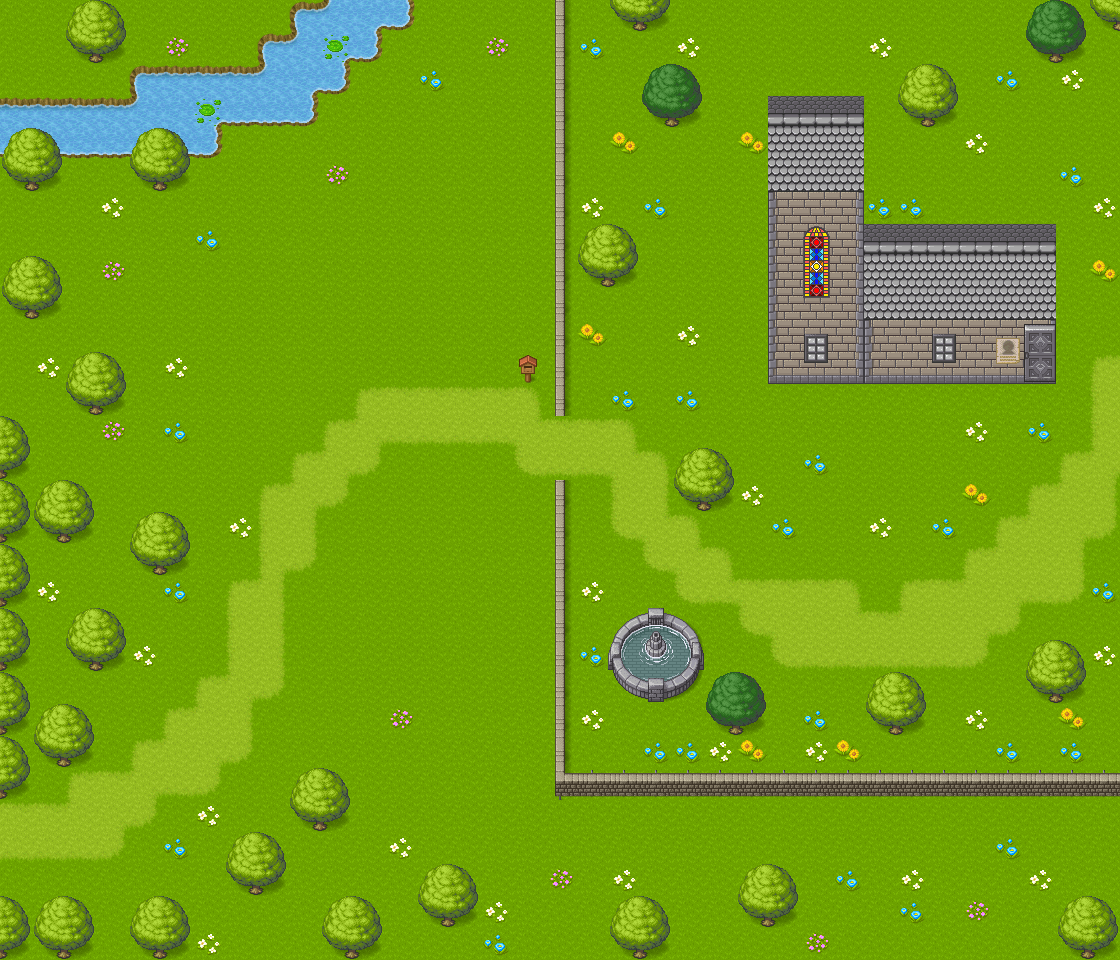

A 2D game scene composited from a Tiled map and its tileset images. What follows is a short description and the map's XML, with each tile layer's data collapsed to a summary:
An orthogonal 35x30 tile map with 32x32 px tiles, 6 tile layers (Трава, дорожка, вода, деревья, ...), 3 tilesets and 1 object (SS_1).

<map version="1.10" tiledversion="1.11.0" orientation="orthogonal" renderorder="right-down" width="35" height="30" tilewidth="32" tileheight="32" infinite="0" nextlayerid="13" nextobjectid="5">
 <tileset firstgid="1" source="[Base]BaseChip_pipo.tsx" />
 <tileset firstgid="1001" source="[A]Grass_pipo.tsx" />
 <tileset firstgid="1529" source="[A]Water_pipo.tsx" />
 <layer id="1" name="Трава" width="35" height="30">
  <data>[1050 cells, 1050 non-empty, 1 distinct tile ids]</data>
 </layer>
 <layer id="2" name="дорожка" width="35" height="30">
  <data>[1050 cells, 113 non-empty, 19 distinct tile ids]</data>
 </layer>
 <layer id="3" name="вода" width="35" height="30">
  <data>[1050 cells, 32 non-empty, 7 distinct tile ids]</data>
 </layer>
 <layer id="6" name="деревья" width="35" height="30">
  <data>[1050 cells, 141 non-empty, 15 distinct tile ids]</data>
 </layer>
 <layer id="10" name="Слой тайлов 5" width="35" height="30">
  <data>[1050 cells, 69 non-empty, 8 distinct tile ids]</data>
 </layer>
 <layer id="11" name="Слой тайлов 6" width="35" height="30">
  <data>[1050 cells, 160 non-empty, 32 distinct tile ids]</data>
 </layer>
 <objectgroup id="12" name="Слой объектов 1">
  <object id="3" name="SS_1" x="1030" y="389.333">
   <point />
  </object>
 </objectgroup>
</map>
